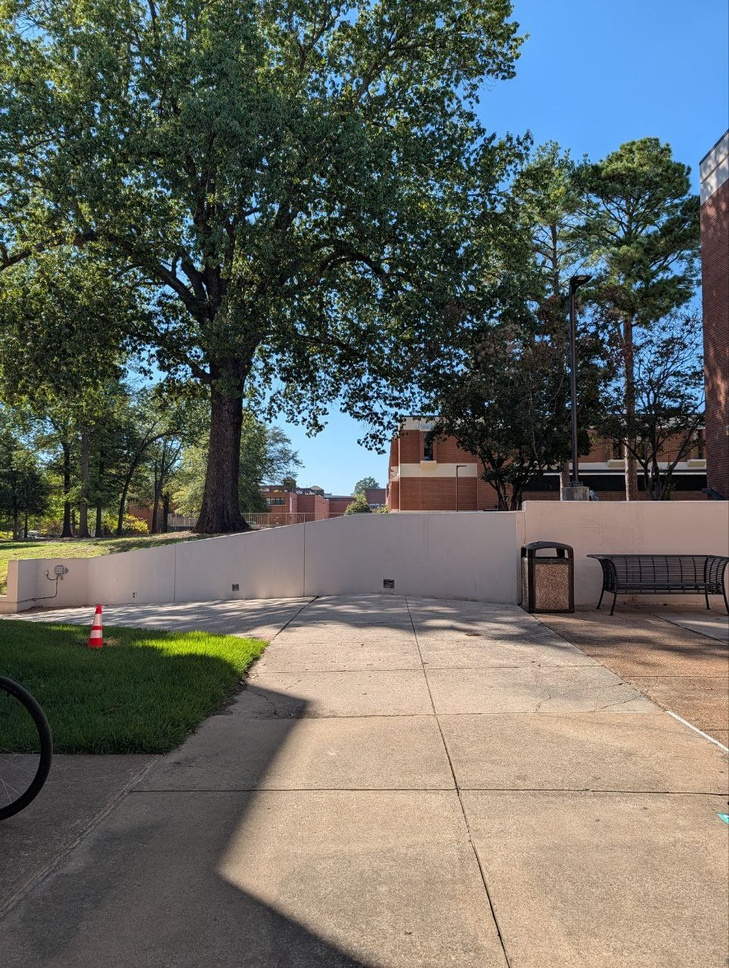
#> input picture homework02/files/new_set/photo_2025-09-29_22-33-43.jpg, 729 x 968 px, shrunk from 964 x 1280 before the run; its folder holds 4 pictures in this run
$ python homework02.py
#> lines starting #> are read from the running program, lines starting #| are printed output that depends on the picture
import cv2
import numpy as np
import os
from pathlib import Path


def detect_features(img):
    # This function is used to detect the key points in an images
    # this is so that we can properly align the images

    gray = cv2.cvtColor(img, cv2.COLOR_BGR2GRAY)
    sift = cv2.SIFT_create()  # detects points like corners, blobs, edges, and creates descriptors
    keypoints, descriptors = sift.detectAndCompute(gray, None) # locations of those points
    return keypoints, descriptors

def match_features(desc1, desc2, ratio=0.75):
    # This function uses a basic brute force matcher to match each descriptor in base image
    # to other images. Uses Lowe's ratio test (see if point is significantly better than second best)
    bf = cv2.BFMatcher()
    matches = bf.knnMatch(desc1, desc2, k=2)
    good = [m for m, n in matches if m.distance < ratio * n.distance]
    return good

# [10 lines of commented-out code are left out]

def _dlt_homography(src_pts, dst_pts):
    """
    Compute homography H (3x3) that maps src_pts -> dst_pts using DLT.
    src_pts, dst_pts: Nx2 arrays of matching points.
    """
    n = src_pts.shape[0]
    A = []
    for i in range(n):
        x, y = src_pts[i][0], src_pts[i][1]
        u, v = dst_pts[i][0], dst_pts[i][1]
        A.append([-x, -y, -1,  0,  0,  0, u*x, u*y, u])
        A.append([ 0,  0,  0, -x, -y, -1, v*x, v*y, v])
    A = np.asarray(A)

    # Solve Ah = 0 using SVD
    U, S, Vt = np.linalg.svd(A)
    h = Vt[-1]   # last row of V^T
    H = h.reshape(3, 3)

    # Normalize so bottom-right is 1
    if H[2,2] != 0:
        H = H / H[2,2]
    return H


def compute_homography(kp1, kp2, matches, ransac_thresh=5.0):
    # --- Step 1. Extract matched point coordinates ---
    if len(matches) < 4:
        return None, None
    pts1 = np.float32([kp1[m.queryIdx].pt for m in matches])
    pts2 = np.float32([kp2[m.trainIdx].pt for m in matches])

    # --- Step 2. Run RANSAC only to get inlier mask ---
    # This just finds which points are inliers; we will solve H ourselves.
    _, mask = cv2.findHomography(pts2, pts1,
                                 method=cv2.RANSAC,
                                 ransacReprojThreshold=ransac_thresh)
    if mask is None:
        return None, None

    inliers1 = pts1[mask.ravel() == 1]
    inliers2 = pts2[mask.ravel() == 1]

    if len(inliers1) < 4:
        return None, None

    # --- Step 3. Manually compute H from inliers using DLT ---
    H = _dlt_homography(inliers2, inliers1)

    return H, mask


def stitch_two(img1, img2, H):
    # this stage creates a stitch fo two matrices (two images in order)
    # using the homography matrix generated in the previous step
    h1, w1 = img1.shape[:2]
    h2, w2 = img2.shape[:2]

    # Transform corners of img2
    corners_img2 = np.float32([[0,0],[0,h2],[w2,h2],[w2,0]]).reshape(-1,1,2)
    warped_corners = cv2.perspectiveTransform(corners_img2, H).reshape(-1,2)

    # this stage determines the size of panorama canvas by finding the corners
    # of both images if overlaid w/ the translation
    all_corners = np.vstack((warped_corners, [[0,0],[0,h1],[w1,h1],[w1,0]]))
    [xmin, ymin] = np.int64(all_corners.min(axis=0).ravel())
    [xmax, ymax] = np.int64(all_corners.max(axis=0).ravel())

    # Translate so result starts at (0,0)
    translate = [-xmin, -ymin]
    Ht = np.array([[1,0,translate[0]], [0,1,translate[1]], [0,0,1]]) @ H

    # Warp img2 into panorama space, with alpha channel
    # based on the translation defined
    warped_img2 = cv2.warpPerspective(img2, Ht, (xmax-xmin, ymax-ymin))
    warped_alpha = cv2.warpPerspective(
        np.ones((h2, w2), dtype=np.uint8)*255, Ht, (xmax-xmin, ymax-ymin)
    )

    # Convert to BGRA
    # we add this step to remove the black panels in between each image
    # to make the overlap smoother (makes blacks transparent)
    result = cv2.cvtColor(warped_img2, cv2.COLOR_BGR2BGRA)
    result[:,:,3] = warped_alpha  # set alpha from mask

    # Prepare img1 as BGRA
    img1_bgra = cv2.cvtColor(img1, cv2.COLOR_BGR2BGRA)

    # Place img1 in correct offset based on the
    overlay = np.zeros_like(result, dtype=np.uint8)
    overlay[translate[1]:h1+translate[1], translate[0]:w1+translate[0]] = img1_bgra

    # Alpha-composite overlay on top of result
    mask = overlay[:,:,3] > 0
    result[mask] = overlay[mask]

    return result

def stitch_images(images):
    pano = images[0]
    for i in range(1, len(images)):
        kp1, desc1 = detect_features(pano)
        kp2, desc2 = detect_features(images[i])
        matches = match_features(desc1, desc2)
#        H, _ = compute_homography(kp1, kp2, matches)
        H, _ = compute_homography(kp1, kp2, matches, ransac_thresh=5.0)
        if H is None:
            raise RuntimeError(f"Not enough matches between image {i} and {i+1}")
        pano = stitch_two(pano, images[i], H)

    # === Crop panorama to align vertically with the first image ===
    h1, w1 = images[0].shape[:2]   # original first image size
    pano_h, pano_w = pano.shape[:2]

    # Compute center offset (if panorama taller than first image)
    if pano_h > h1:
        # take vertical crop that matches first image height, centered
        extra = pano_h - h1
        top = extra // 2
        bottom = top + h1
        pano = pano[top:bottom, :]

    return pano

def load_images_from_folder(folder_path):
    folder = Path(folder_path)
    files = sorted([f for f in folder.iterdir() if f.suffix.lower() in [".jpg", ".jpeg", ".png"]])
    images = [cv2.imread(str(f)) for f in files]
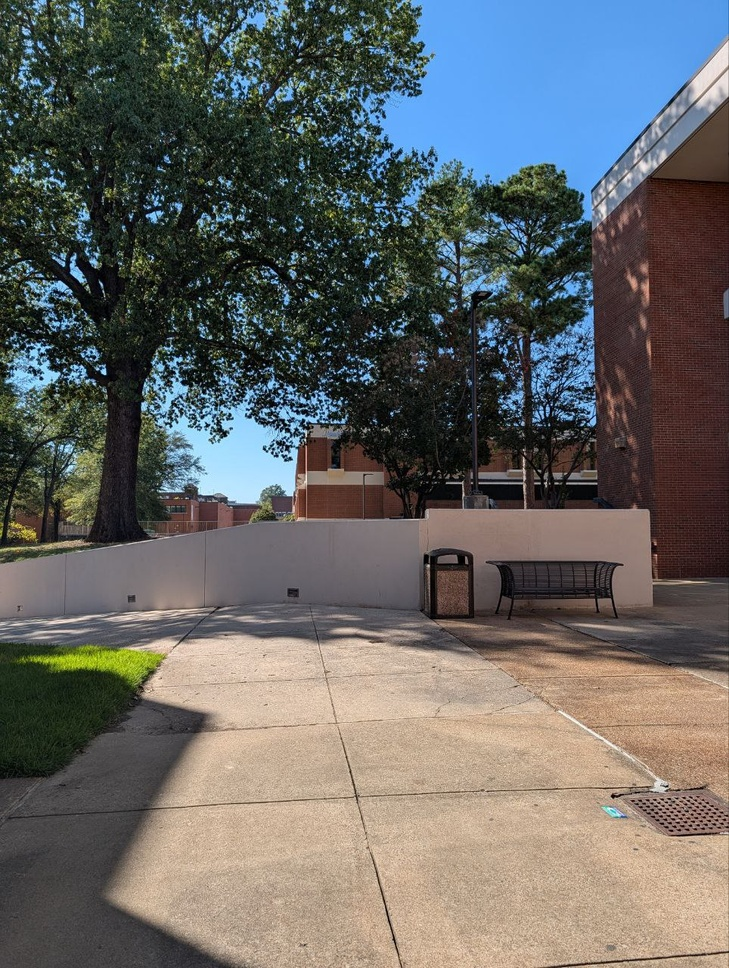
#> input picture homework02/files/new_set/photo_2025-09-29_22-33-44.jpg, 729 x 968 px, shrunk from 964 x 1280 before the run
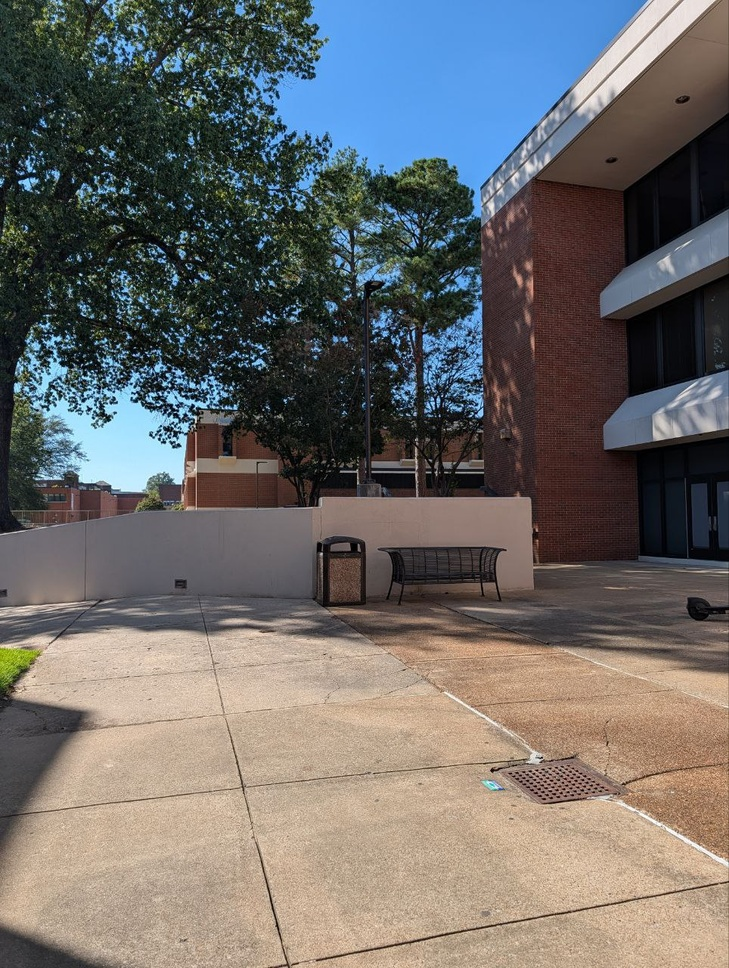
#> input picture homework02/files/new_set/photo_2025-09-29_22-33-46.jpg, 729 x 968 px, shrunk from 964 x 1280 before the run
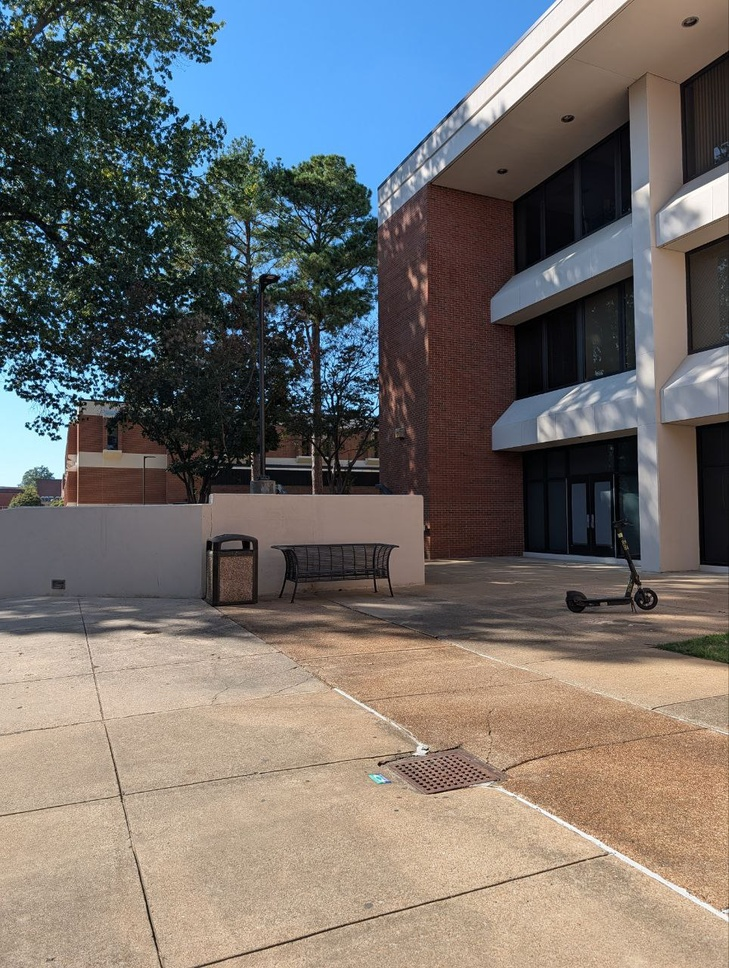
#> input picture homework02/files/new_set/photo_2025-09-29_22-33-47.jpg, 729 x 968 px, shrunk from 964 x 1280 before the run
#> images = 4 items
    return images, files

if __name__ == "__main__":
    folder = r"/Users/ainee_f/Documents/School - Docs/computer_vision/homework02/files/new_set"  # change to your path
    images, files = load_images_from_folder(folder)
#> images = 4 items; files = 4 items
    print("Loaded:", [f.name for f in files])
#| Loaded: ['photo_2025-09-29_22-33-43.jpg', 'photo_2025-09-29_22-33-44.jpg', 'photo_2025-09-29_22-33-46.jpg', 'photo_2025-09-29_22-33-47.jpg']

    panorama = stitch_images(images)
#> in stitch_images, pano is the input picture: shape (968, 729, 3); mean B, G, R 98.4, 104.1, 101.3
#> the loop in stitch_images, `for i in range(1, len(images)):` made 3 passes
#> (matches, good in match_features, h1 in stitch_two, w1 in stitch_two, ymin in stitch_two, xmax in stitch_two, ymax in stitch_two) on passes 1 to 3: (2307 matches, 2307 matches, 968, 729, -57, 858, 996), (1540 matches, 1540 matches, 1053, 858, -53, 1050, 1148), (1116 matches, 1116 matches, 1201, 1050, -105, 1319, 1324)
#> pass 1, in _dlt_homography, `U, S, Vt = np.linalg.svd(A)`:
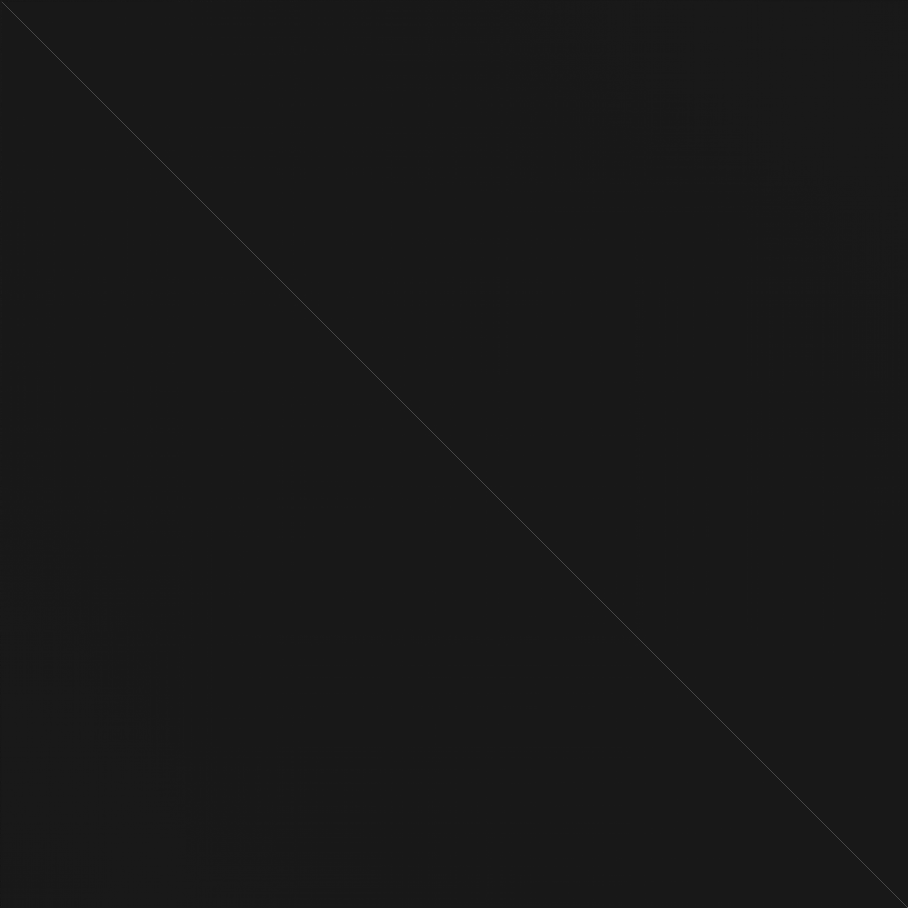
#> U: shape (4538, 4538) float64 (shown at 1/5 size); min -0.109, max 0.999, mean 1.77e-07; drawn with min black and max white
#> pass 1, in stitch_two, `warped_img2 = cv2.warpPerspective(img2, Ht, (xmax-xmin, ymax-ymin))`:
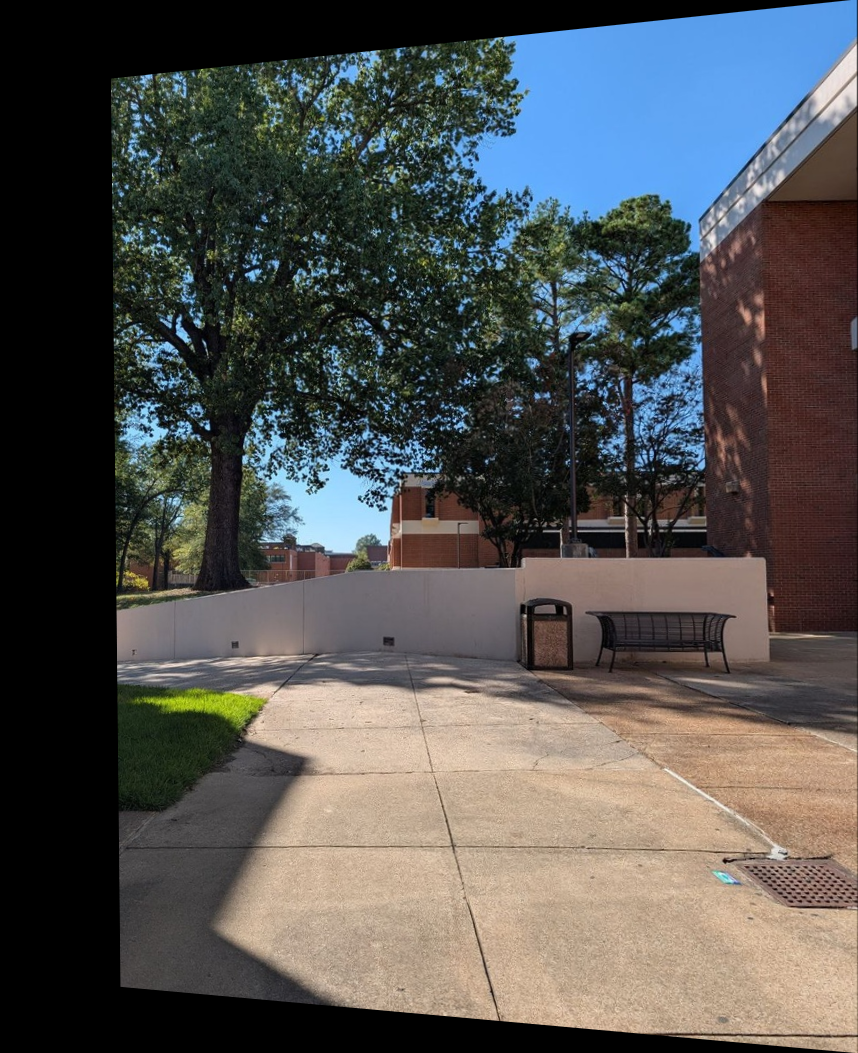
#> warped_img2: shape (1053, 858, 3); mean B, G, R 82.2, 83.3, 83
#> in stitch_images, `pano = pano[top:bottom, :]`:
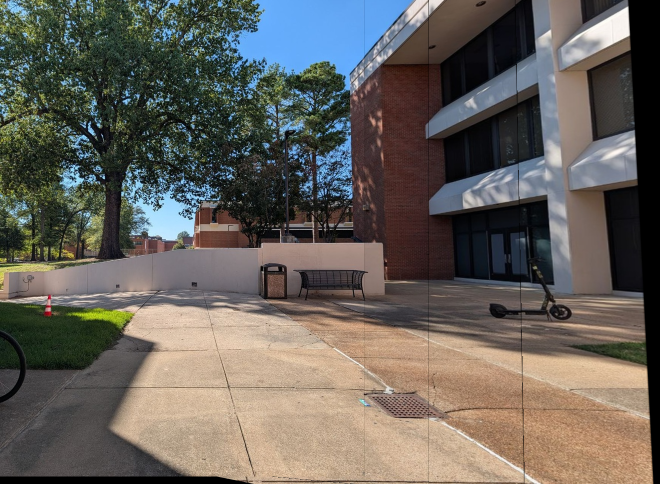
#> pano: shape (968, 1319, 4) (shown at 1/2 size); mean B, G, R, A 91.5, 97.9, 102.5, 246.1
    cv2.imwrite("panorama.jpg", panorama)
    print("Panorama saved as panorama.jpg")
